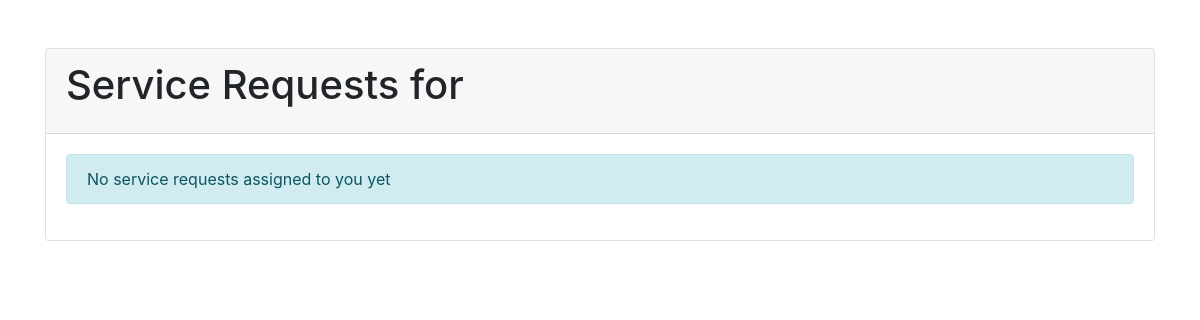
The page /view_request_pro/TV Repair/2 on the database as committed earlier.
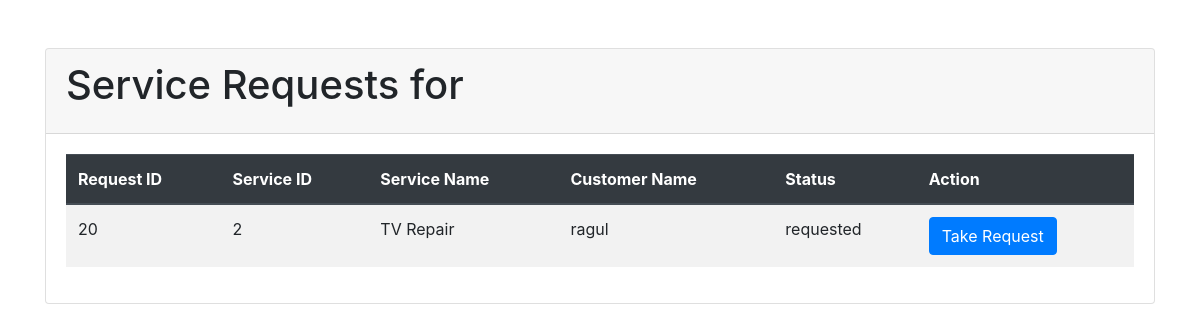
The same page on the database as committed later.
### tables this page shows
CREATE TABLE service_requests (
    id INTEGER PRIMARY KEY AUTOINCREMENT,
    service_id INTEGER,
    customer_id INTEGER,
    professional_id INTEGER,
    date_of_request DATETIME DEFAULT CURRENT_TIMESTAMP,
    date_of_completion DATETIME,
    service_status TEXT DEFAULT 'requested',
    remarks TEXT, `service_rating` INTEGER DEFAULT 0,
    FOREIGN KEY (service_id) REFERENCES services (id),
    FOREIGN KEY (customer_id) REFERENCES customers (id),
    FOREIGN KEY (professional_id) REFERENCES professionals (id)
);

CREATE TABLE services (
    id INTEGER PRIMARY KEY AUTOINCREMENT,
    name TEXT NOT NULL,
    price REAL NOT NULL,
    time_required TEXT,
    description TEXT
);

CREATE TABLE customers (
    id INTEGER PRIMARY KEY AUTOINCREMENT,
    name TEXT NOT NULL,
    email TEXT UNIQUE NOT NULL,
    password TEXT NOT NULL
, city TEXT);

### app.py (the view)
@app.route('/view_request_pro/<string:service_type>/<int:pro_id>')
def view_request_pro(service_type, pro_id):
    conn = get_db_connection()
    cursor = conn.cursor()
    cursor.execute('''
        SELECT sr.id, sr.service_id, s.name as service_name, sr.service_status, c.name as customer_name
        FROM service_requests sr
        JOIN services s ON sr.service_id = s.id
        JOIN customers c ON sr.customer_id = c.id
        WHERE s.name = ? AND sr.professional_id = ? AND sr.service_status = "requested"
    ''', (service_type, pro_id))
    requests = cursor.fetchall()
    conn.close()
    return render_template('professional/view_request_pro.html', requests=requests, pro_id=pro_id)

### app.py (called while the page is built)
def get_db_connection():
    conn = sqlite3.connect('your_database.db')
    conn.row_factory = sqlite3.Row
    return conn

### templates/professional/view_request_pro.html (shortened to what this page needs)
<!DOCTYPE html>
<html lang="en">
<head>
    <link href="{{ url_for('static', filename='bootstrap/css/bootstrap.min.css') }}" rel="stylesheet">
</head>
<body>
    <div class="container mt-5">
        <div class="card">
            <div class="card-header">
                <h1 class="card-title">Service Requests for {{ service_type }}</h1>
            </div>
            <div class="card-body">
                {% if requests %}
                    <table class="table table-striped">
                        <thead class="thead-dark">
                            <tr>
                                <th scope="col">Request ID</th>
                                <th scope="col">Service ID</th>
                                <th scope="col">Service Name</th>
                                <th scope="col">Customer Name</th>
                                <th scope="col">Status</th>
                                <th scope="col">Action</th>
                            </tr>
                        </thead>
                        <tbody>
                            {% for request in requests %}
                            <tr>
                                <td>{{ request.id }}</td>
                                <td>{{ request.service_id }}</td>
                                <td>{{ request.service_name }}</td>
                                <td>{{ request.customer_name }}</td>
                                <td>{{ request.service_status }}</td>
                                <td>
                                    <form action="{{ url_for('take_request', request_id=request.id, pro_id=pro_id) }}" method="POST" class="d-inline">
                                        <button type="submit" class="btn btn-primary">Take Request</button>
                                    </form>
                                </td>
                            </tr>
                            {% endfor %}
                        </tbody>
                    </table>
                {% else %}
                    <p class="alert alert-info">No service requests assigned to you yet</p>
                {% endif %}
            </div>
        </div>
    </div>
</body>
</html>

Rows that differ between the two databases and show on the page:
added service_requests: id "20", service_id "2", service_name "TV Repair", customer_name "ragul", service_status "requested"
Other text that changed with them:
text no longer shown: "No service requests assigned to you yet"
text now shown: "Request ID Service ID Service Name Customer Name Status Action"
